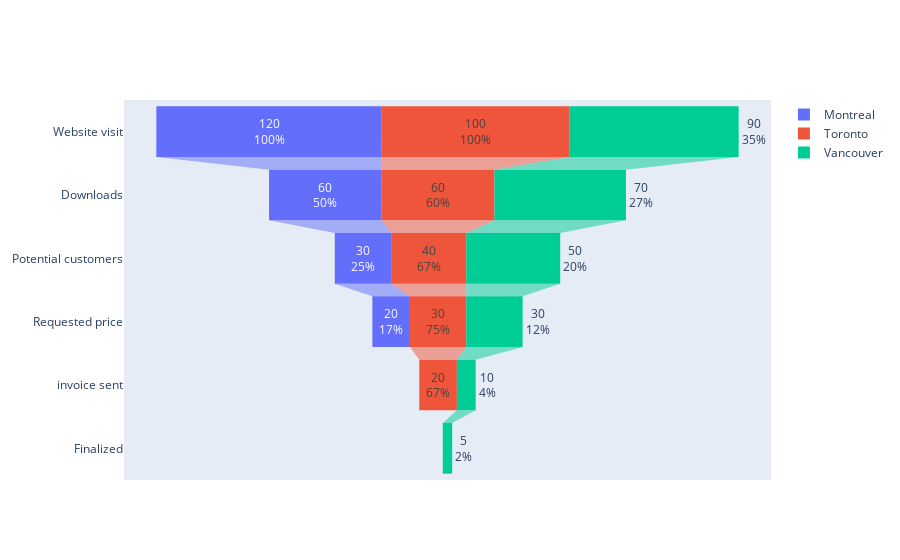

Write notebook code for a chart like this one.
### Markdown cell above
### Stacked Funnel Plot with go.Funnel

### Code cell
from plotly import graph_objects as go

fig = go.Figure()

fig.add_trace(go.Funnel(
    name = 'Montreal',
    y = ["Website visit", "Downloads", "Potential customers", "Requested price"],
    x = [120, 60, 30, 20],
    textinfo = "value+percent initial"))

fig.add_trace(go.Funnel(
    name = 'Toronto',
    orientation = "h",
    y = ["Website visit", "Downloads", "Potential customers", "Requested price", "invoice sent"],
    x = [100, 60, 40, 30, 20],
    textposition = "inside",
    textinfo = "value+percent previous"))

fig.add_trace(go.Funnel(
    name = 'Vancouver',
    orientation = "h",
    y = ["Website visit", "Downloads", "Potential customers", "Requested price", "invoice sent", "Finalized"],
    x = [90, 70, 50, 30, 10, 5],
    textposition = "outside",
    textinfo = "value+percent total"))

fig.show()

### Figure 1 — Plotly figure (JSON) as saved in the notebook; plotly's stock layout.template omitted (floating-point values rounded to 4 significant figures)
{"data": [{"name": "Montreal", "textinfo": "value+percent initial", "type": "funnel", "x": [120, 60, 30, 20], "y": ["Website visit", "Downloads", "Potential customers", "Requested price"]}, {"name": "Toronto", "orientation": "h", "textinfo": "value+percent previous", "textposition": "inside", "type": "funnel", "x": [100, 60, 40, 30, 20], "y": ["Website visit", "Downloads", "Potential customers", "Requested price", "invoice sent"]}, {"name": "Vancouver", "orientation": "h", "textinfo": "value+percent total", "textposition": "outside", "type": "funnel", "x": [90, 70, 50, 30, 10, 5], "y": ["Website visit", "Downloads", "Potential customers", "Requested price", "invoice sent", "Finalized"]}], "layout": {}}
